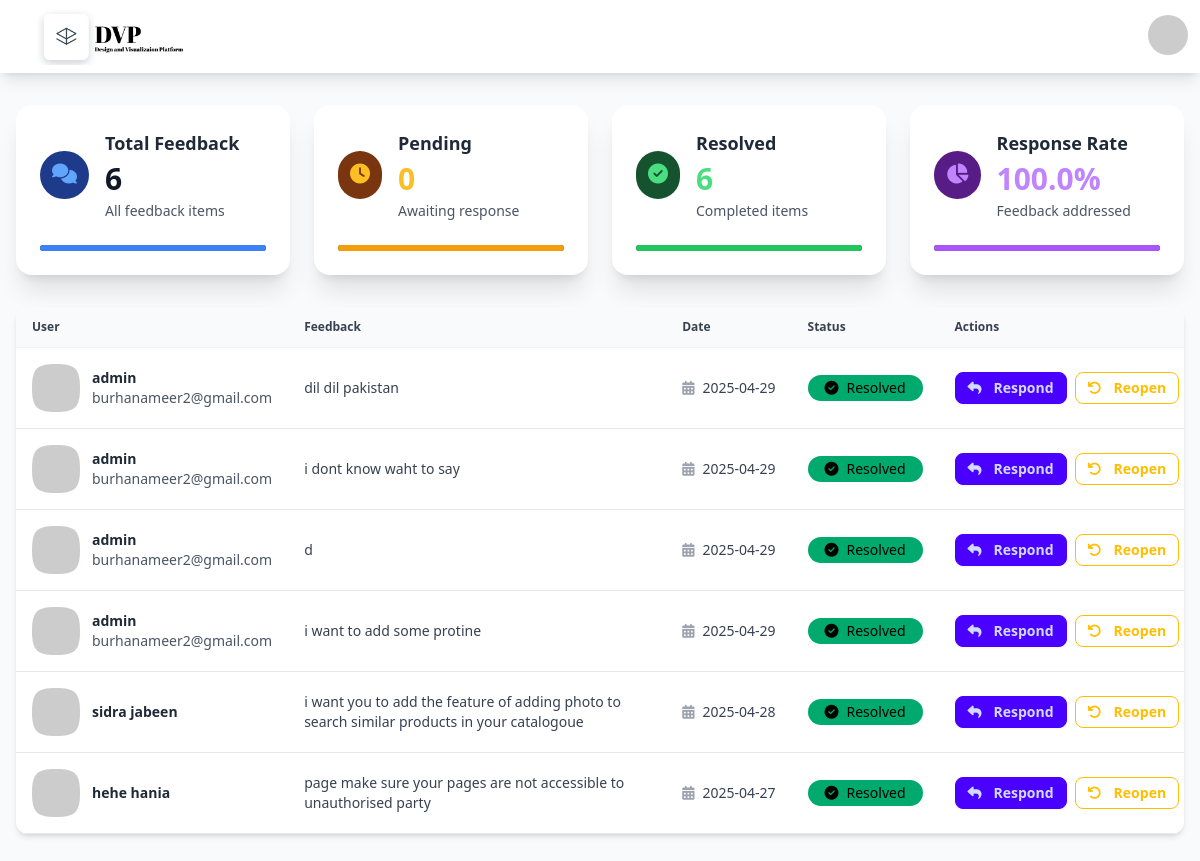
/superuserdashboard/ (signed in), run on the app's committed database.
### dvp_user_side/models.py (models this page shows, shortened)
class Feedback(models.Model):
    FEEDBACK_TYPES = [
        ('bug',     'Bug Report'),
        ('feature', 'Feature Request'),
        ('general', 'General Feedback'),
    ]
    user          = models.ForeignKey(get_user_model(), on_delete=models.SET_NULL, null=True, blank=True)
    feedback_type = models.CharField(max_length=10, choices=FEEDBACK_TYPES)
    subject       = models.CharField(max_length=200)
    message       = models.TextField()
    created_at    = models.DateTimeField(auto_now_add=True)
    status        = models.CharField(
                      max_length=20,
                      choices=[('open','Open'),('in_progress','In Progress'),('resolved','Resolved')],
                      default='open'
                   )

### homeusers/models.py (models this page shows, shortened)
class CustomUser(AbstractUser):
    RoleChoices = (
        ("customer", "Customer Account"),
        ("business", "Business Account")
    )
    role = models.CharField(max_length=20, choices=RoleChoices, default="customer")
    profile_pic = CloudinaryField(
        'image',
        folder="profile_pics/",
        default="profile_pics/crcmmzrp6a5il1tdx7al",
        null=True,
        blank=True
    )
    Bio=models.CharField(max_length=1000 ,null=True,blank=True)
    website=models.CharField(max_length=300, null=True, blank=True)
    location=models.CharField(max_length=300 ,null=True,blank=True)
    groups = models.ManyToManyField(
        'auth.Group',
        related_name='custom_user_groups',  # Changed related_name
        blank=True,
        help_text='The groups this user belongs to.',
        verbose_name='groups',
    )
    user_permissions = models.ManyToManyField(
        'auth.Permission',
        related_name='custom_user_permissions',  # Changed related_name
        blank=True,
        help_text='Specific permissions for this user.',
        verbose_name='user permissions',
    )
    class Meta:
        verbose_name = 'User'
        verbose_name_plural = 'Users'

### homedesign/views.py (the view)
# urls.py: path("superuserdashboard/",views.dashboard_superuser,name="dashboard_superuser"),
@login_required(login_url='login')
@user_passes_test(superuser_check)     # no login_url here
def dashboard_superuser(request):
    feedbacks = Feedback.objects.select_related('user')\
                              .prefetch_related('replies')\
                              .order_by('-created_at')
    total_feedback = feedbacks.count()
    resolved = feedbacks.filter(status='resolved').count()
    pending = feedbacks.filter(status='open').count()
    response_rate = (resolved / total_feedback * 100) if total_feedback > 0 else 0
    stats = {
        'total': total_feedback,
        'resolved': resolved,
        'pending': pending,
        'response_rate': f"{response_rate:.1f}%"
    }
    return render(request, 'dashboard_superuser.html', {
        'feedbacks': feedbacks,
        'stats': stats
    })

### homedesign/views.py (called while the page is built)
def superuser_check(user):
    if not (user.is_authenticated and user.is_superuser):
        raise PermissionDenied
    return True

### templates/dashboard_superuser.html (shortened to what this page needs)
{% load static %}
<!DOCTYPE html>
<html lang="en">
  <head>
    <link rel="stylesheet" href="https://unpkg.com/aos@next/dist/aos.css" />
    <link rel="stylesheet" href="{% static 'css/dist/styles.css' %}" />
    <link rel="stylesheet" href="https://cdnjs.cloudflare.com/ajax/libs/font-awesome/6.4.0/css/all.min.css">
    <link rel="stylesheet" type="text/css" href="https://cdn.jsdelivr.net/npm/toastify-js/src/toastify.min.css">
  </head>
<body class="font-poppins min-h-screen bg-gray-50">
  <div class="navbar bg-white shadow-lg sticky top-0 z-50">
    <div class="navbar-start">
      <a class="pl-6">
        <img src="{% static 'media/DVP.png' %}" alt="Logo" class="w-40 " />
      </a>
    </div>
    <div class="navbar-end">
      <div class="dropdown dropdown-end">
        <label tabindex="0" class="btn btn-ghost btn-circle avatar">
          <div class="w-10 rounded-full">
            <img src="https://i.pravatar.cc/150?img=68" alt="Admin Avatar" />
          </div>
        </label>
      </div>
    </div>
  </div>
  <div class="container mx-auto py-8 px-4 max-w-7xl">
    <div class="grid grid-cols-1 md:grid-cols-2 lg:grid-cols-4 gap-6 mb-8">
      <div class="card bg-white shadow-xl overflow-hidden">
        <div class="card-body p-6">
          <div class="flex items-center">
            <div class="rounded-full p-3 bg-blue-900 mr-4">
              <i class="fas fa-comments text-blue-400 text-xl"></i>
            </div>
            <div>
              <h2 class="card-title text-lg text-gray-800">Total Feedback</h2>
              <div class="text-3xl font-bold text-gray-900 mt-1">{{ stats.total }}</div>
              <p class="text-gray-600 text-sm mt-1">All feedback items</p>
            </div>
          </div>
          <div class="mt-4">
            <div class="w-full bg-gray-700 rounded-full h-1.5">
              <div class="bg-blue-500 h-1.5 rounded-full" style="width:100%"></div>
            </div>
          </div>
        </div>
      </div>
      <div class="card bg-white shadow-xl overflow-hidden">
        <div class="card-body p-6">
          <div class="flex items-center">
            <div class="rounded-full p-3 bg-amber-900 mr-4">
              <i class="fas fa-clock text-amber-400 text-xl"></i>
            </div>
            <div>
              <h2 class="card-title text-lg text-gray-800">Pending</h2>
              <div class="text-3xl font-bold text-amber-400 mt-1">{{ stats.pending }}</div>
              <p class="text-gray-600 text-sm mt-1">Awaiting response</p>
            </div>
          </div>
          <div class="mt-4">
            <div class="w-full bg-gray-700 rounded-full h-1.5">
              <div class="bg-amber-500 h-1.5 rounded-full" ></div>
            </div>
          </div>
        </div>
      </div>
      <div class="card bg-white shadow-xl overflow-hidden">
        <div class="card-body p-6">
          <div class="flex items-center">
            <div class="rounded-full p-3 bg-green-900 mr-4">
              <i class="fas fa-check-circle text-green-400 text-xl"></i>
            </div>
            <div>
              <h2 class="card-title text-lg text-gray-800">Resolved</h2>
              <div class="text-3xl font-bold text-green-400 mt-1">{{ stats.resolved }}</div>
              <p class="text-gray-600 text-sm mt-1">Completed items</p>
            </div>
          </div>
          <div class="mt-4">
            <div class="w-full bg-gray-700 rounded-full h-1.5">
              <div class="bg-green-500 h-1.5 rounded-full" ></div>
            </div>
          </div>
        </div>
      </div>
      <div class="card bg-white shadow-xl overflow-hidden">
        <div class="card-body p-6">
          <div class="flex items-center">
            <div class="rounded-full p-3 bg-purple-900 mr-4">
              <i class="fas fa-chart-pie text-purple-400 text-xl"></i>
            </div>
            <div>
              <h2 class="card-title text-lg text-gray-800">Response Rate</h2>
              <div class="text-3xl font-bold text-purple-400 mt-1">{{ stats.response_rate }}</div>
              <p class="text-gray-600 text-sm mt-1">Feedback addressed</p>
            </div>
          </div>
          <div class="mt-4">
            <div class="w-full bg-gray-700 rounded-full h-1.5">
              <div class="bg-purple-500 h-1.5 rounded-full"></div>
            </div>
          </div>
        </div>
      </div>
    </div>
    <div class="bg-white rounded-xl shadow-md overflow-hidden">
      <div class="overflow-x-auto">
        <table class="table w-full">
          <thead>
            <tr class="bg-gray-50 text-gray-700">
              <th>User</th>
              <th>Feedback</th>
              <th>Date</th>
              <th>Status</th>
              <th>Actions</th>
            </tr>
          </thead>
          <tbody id="feedback-table">
            {% for fb in feedbacks %}
            <tr class="feedback-item border-b border-gray-200" data-status="{{ fb.status }}" data-id="{{ fb.id }}">
              <td class="py-4">
                <div class="flex items-center space-x-3">
                  <div class="avatar">
                    <div class="mask mask-squircle w-12 h-12">
                      <img src="{{ fb.user.profile_pic.url|default:'https://i.pravatar.cc/150' }}" alt="Avatar" />
                    </div>
                  </div>
                  <div>
                    <div class="font-semibold text-gray-800">{{ fb.user.get_full_name|default:fb.user.username }}</div>
                    <div class="text-sm text-gray-600">{{ fb.user.email }}</div>
                  </div>
                </div>
              </td>
              <td class="max-w-md py-4">
                <div class="line-clamp-2 text-gray-700">{{ fb.message }}</div>
              </td>
              <td class="whitespace-nowrap py-4">
                <div class="flex items-center text-gray-700">
                  <i class="fas fa-calendar-alt text-gray-400 mr-2"></i>
                  <span>{{ fb.created_at|date:"Y-m-d" }}</span>
                </div>
              </td>
              <td class="py-4">
                {% if fb.status == 'pending' %}
                <div class="badge badge-warning gap-1 py-3 px-4">
                  <i class="fas fa-clock mr-1"></i>
                  {{ fb.get_status_display }}
                </div>
                {% elif fb.status == 'resolved' %}
                <div class="badge badge-success gap-1 py-3 px-4">
                  <i class="fas fa-check-circle mr-1"></i>
                  {{ fb.get_status_display }}
                </div>
                {% else %}
                <div class="badge badge-info gap-1 py-3 px-4">
                  <i class="fas fa-info-circle mr-1"></i>
                  {{ fb.get_status_display }}
                </div>
                {% endif %}
              </td>
              <td class="py-4">
                <div class="flex gap-2">
                  <button class="btn btn-sm btn-primary respond-btn" data-id="{{ fb.id }}" onclick="document.getElementById('response-modal-{{ fb.id }}').showModal()">
                    <i class="fas fa-reply mr-1"></i> Respond
                  </button>
                  {% if fb.status == 'pending' %}
                  <button class="btn btn-sm btn-outline btn-success resolve-btn" data-id="{{ fb.id }}">
                    <i class="fas fa-check mr-1"></i> Resolve
                  </button>
                  {% else %}
                  <button class="btn btn-sm btn-outline btn-warning pending-btn" data-id="{{ fb.id }}">
                    <i class="fas fa-undo mr-1"></i> Reopen
                  </button>
                  {% endif %}
                </div>
              </td>
            </tr>
            {% empty %}
            <tr>
              <td colspan="5" class="text-center py-4 text-gray-600">No feedback available.</td>
            </tr>
            {% endfor %}
          </tbody>
        </table>
      </div>
    </div>
  </div>
</body>
</html>

### data on the page
Feedback: user.get_full_name "admin", user.email "burhanameer2@gmail.com", message "dil dil pakistan", created_at "2025-04-29", status "Resolved"
Feedback: user.get_full_name "admin", user.email "burhanameer2@gmail.com", message "i dont know waht to say", created_at "2025-04-29", status "Resolved"
Feedback: user.get_full_name "admin", user.email "burhanameer2@gmail.com", message "d", created_at "2025-04-29", status "Resolved"
Feedback: user.get_full_name "admin", user.email "burhanameer2@gmail.com", message "i want to add some protine", created_at "2025-04-29", status "Resolved"
Feedback: user.get_full_name "sidra jabeen", message "i want you to add the feature of adding photo to search similar products in your catalogoue", created_at "2025-04-28", status "Resolved"
Feedback: user.get_full_name "hehe hania", message "page make sure your pages are not accessible to unauthorised party", created_at "2025-04-27", status "Resolved"

### other printed values
{{ stats.total }} "6"
{{ stats.pending }} "0"
{{ stats.resolved }} "6"
{{ stats.response_rate }} "100.0%"
